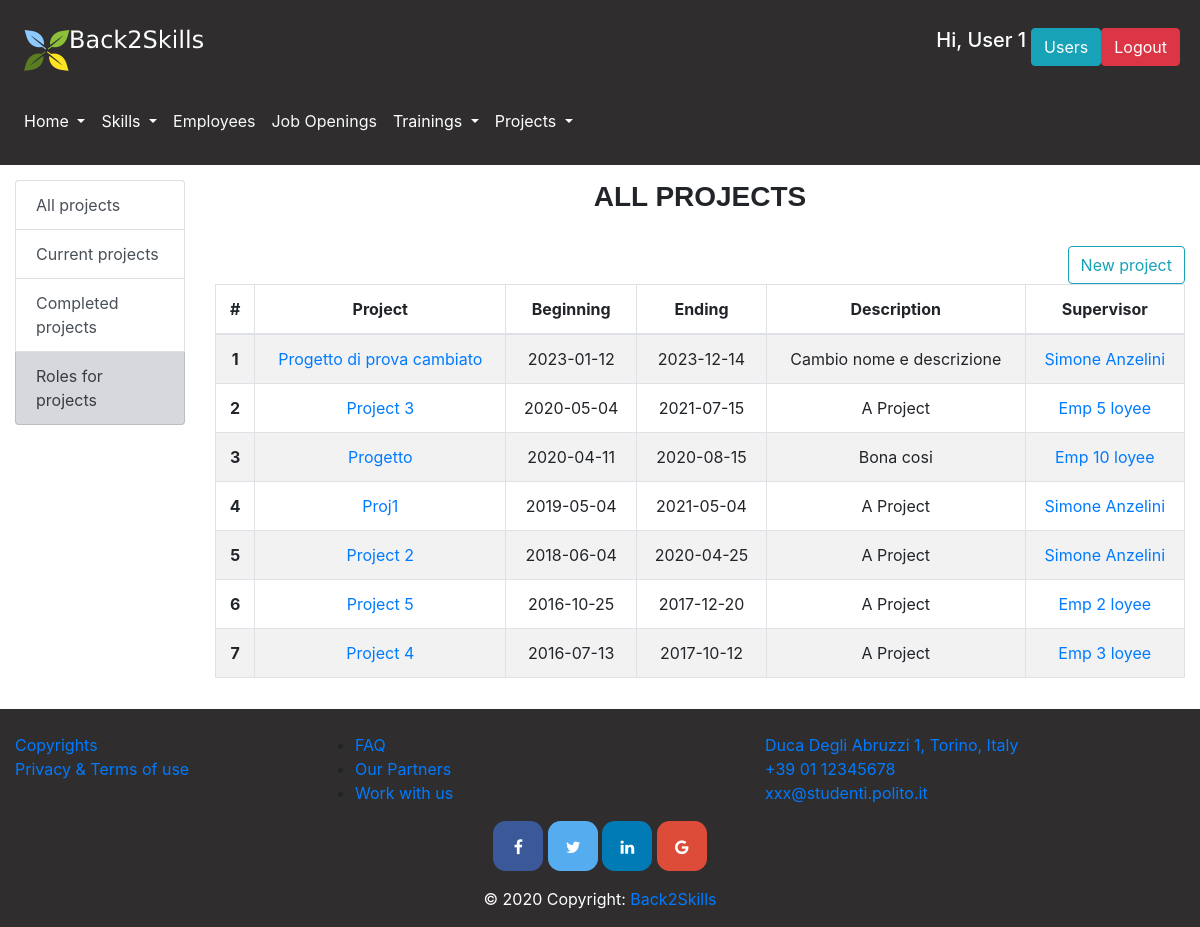
The page /projects (signed in) on the database its author committed.
### database.py (models this page shows, shortened)
class User(db.Model):
    __tablename__ = 'user'
    id = db.Column(db.Integer, primary_key=True)
    name = db.Column(db.String)
    surname = db.Column(db.String)
    email = db.Column(db.String, nullable=False, unique=True)
    password = db.Column(db.String, nullable=False)
    admin = db.Column(db.Boolean)
    project = db.Column(db.Integer, db.ForeignKey('project.id'))
    @property
    def is_authenticated(self):
        return True

class Project(db.Model):
    __tablename__ = 'project'
    id = db.Column(db.Integer, primary_key=True)
    name = db.Column(db.String)
    description = db.Column(db.String)
    starting_date = db.Column(db.Date)
    ending_date = db.Column(db.Date)
    role_in_project = db.relationship("Role_in_project", secondary="project_role")
    supervisor = db.Column(db.Integer, db.ForeignKey('employee.id'))

class Employee(db.Model):
    __tablename__ = 'employee'
    id = db.Column(db.Integer, primary_key=True)
    photo = db.Column(db.String(100), nullable=False, default='')
    cv = db.Column(db.String) #eventually we can put a link to the Curriculum Vitae file
    name = db.Column(db.String)
    surname = db.Column(db.String)
    email = db.Column(db.String)
    telephone = db.Column(db.String)
    date_of_birth = db.Column(db.Date)
    date_of_assumption = db.Column(db.Date)
    living_place = db.Column(db.String)
    driving_licence = db.Column(db.Boolean) #I would say we only specify whether he/she has it or not, so true or false
    role = db.Column(db.Integer, db.ForeignKey('role.id'))
    skill = db.relationship("Skill", secondary="employee_skill")
    training = db.relationship("Training", secondary="employee_training")
    project_role = db.relationship("Project_Role")
    state_in_company = db.Column(db.String)
    education_level = db.Column(db.String)
    language_certificate = db.Column(db.String)

### app.py (the view, shortened to what this page needs)
@app.route('/projects', methods=['GET', 'POST'])
@app.route('/projects/<period>')
@login_required
def projects(period="all"):
    if period == "past":
        projects_list, supervisors = get_past_projects()
    elif period == "current":
        projects_list, supervisors = get_current_projects()
    elif period == "all":
        projects_list, supervisors = get_projects_and_supervisors()
    projects_list.sort(key=lambda x: x.starting_date, reverse=True)
    possible_roles=get_roles_in_projects()
    possible_roles.sort(key=lambda x: x.id)
    emp = get_employees()
    return render_template('projects.html', projects=projects_list, period=period, supervisors=supervisors, roles=possible_roles, employees=emp)

### app.py (called while the page is built)
@app.after_request
def add_header(r):
    r.headers["Cache-Control"] = "no-cache, no-store, must-revalidate"
    r.headers["Pragma"] = "no-cache"
    r.headers["Expires"] = "0"
    r.headers['Cache-Control'] = 'public, max-age=0'
    return r

@login_manager.user_loader
def load_user(user_id):
    return get_user_by_id(user_id)

### database.py (called while the page is built)
def get_employees():
    employees=Employee.query.all()
    employees.sort(key=lambda x: x.name)
    return employees

def get_employee_by_id(emp_id):
    return Employee.query.filter(Employee.id==emp_id).first()

def get_projects_and_supervisors():
    projects=Project.query.all()
    projects.sort(key=lambda x: x.name)
    supervisors = []
    for prj in projects:
        if prj.supervisor:
            supervisors.append(get_employee_by_id(prj.supervisor))
    supervisors = list(dict.fromkeys(supervisors))
    return projects, supervisors

def get_user_by_id(user_id):
    return User.query.filter(User.id==user_id).first()

def get_roles_in_projects():
    roles=Role_in_project.query.all()
    roles.sort(key=lambda x: x.id)
    return roles

### templates/projects.html (shortened to what this page needs)
{% extends "layout.html" %}
{% block pageContent %}
    <div class="row">
        <div class="col-md-2">
            <div class="content-section">
                <div class="list-group">
                    <a href="/projects/all" class="list-group-item list-group-item-action">All projects</a>
                    <a href="/projects/current" class="list-group-item list-group-item-action">Current projects</a>
                    <a href="/projects/past" class="list-group-item list-group-item-action">Completed projects</a>
                    <a href="/roles" class="list-group-item list-group-item-secondary list-group-item-action">Roles for projects</a>
                </div>
            </div>
        </div>
        <div class="col-md-10">
            {% block sectionContent %}
                <h3 class="section-title">{{ period }} projects</h3>
                <br/>
                {% if current_user.is_authenticated and current_user.admin %}
                    <button type="button" class="btn btn-outline-info float-right" data-toggle="modal" data-target="#newProjectModal">
                        New project
                    </button>
                    <br/>
                {% endif %}
                <div class="table-responsive">
                    <table class="table table-hover table-bordered table-striped text-center">
                        <thead>
                        <tr>
                            <th scope="col">#</th>
                            <th scope="col">Project</th>
                            <th scope="col">Beginning</th>
                            <th scope="col">Ending</th>
                            <th scope="col">Description</th>
                            <th scope="col">Supervisor</th>
                        </tr>
                        </thead>
                        <tbody>
                        {% for project in projects %}
                            <tr>
                                <th scope="row">{{loop.index}}</th>
                                <td><a href="/project/{{ project.id }}"> {{ project.name }} </a></td>
                                <td>{{ project.starting_date }}</td>
                                <td>{{ project.ending_date }}</td>
                                <td>{{ project.description }}</td>
                                <td>
                                    {% for sup in supervisors %}
                                        {% if sup.id == project.supervisor %}
                                            <a href="/employee/{{ sup.id }}">{{ sup.name }} {{ sup.surname }}</a>
                                        {% endif %}
                                    {% endfor %}
                                </td>
                            </tr>
                        {% endfor %}
                        </tbody>
                    </table>
                </div>
            {% endblock %}
        </div>
    </div>
{% endblock %}

### templates/layout.html (shortened to what this page needs)
<!DOCTYPE html>
<html lang="en">
<head>
    <link rel="stylesheet" href="{{ url_for('static',filename='css/bootstrap.css') }}" >
    <link rel="stylesheet" href="{{ url_for('static',filename='css/bootstrap-override.css') }}" >
</head>
<body>
<header>
    <nav class="navbar navbar-expand-lg navbar-light light-dark" id="loginNavbar">
        <a class="navbar-brand" href="/home"><img src="/static/images/Logosmallwhite.png" alt=""></a>
        {% if current_user.is_authenticated%}
            <div class="btn-group ml-auto mr-1">
                <h5 style="color: white; margin-right: 5px;">Hi, {{ current_user.name }}</h5>
                {% if current_user.admin %}
                    <a href="/users"><button class="btn btn-info">Users</button></a>
                {% else %}
                    {% if current_user.project %}
                        <a href="/project/{{ current_user.project }}"><button class="btn btn-info">Your project</button></a>
                    {% endif %}
                {% endif %}
                <form action="/logout" method="POST">
                    <button type="submit" class="btn btn-danger">Logout</button>
                </form>
            </div>
        {% else %}
            <a href="/login" class="btn btn-info ml-auto mr-1" role="button">Login</a>
        {% endif %}
    </nav>
    <nav class="navbar navbar-expand-lg navbar-light text-white light-dark" id="menuNavbar">
        <div class="collapse navbar-collapse" id="navbarSupportedContent">
            <ul class="navbar-nav mr-auto">
                <li class="nav-item dropdown ">
                    <a class="nav-link dropdown-toggle text-white" href="#" id="homepageDropdown" role="button" data-toggle="dropdown" aria-haspopup="true" aria-expanded="false">
                        Home
                    </a>
                </li>
                <li class="nav-item dropdown">
                    <a class="nav-link dropdown-toggle text-white" href="/skills" id="skillsDropdown" role="button" data-toggle="dropdown" aria-haspopup="true" aria-expanded="false">
                        Skills
                    </a>
                </li>
                <li class="nav-item">
                    <a class="nav-link" href="/employees" id="employeesButton" role="button" aria-haspopup="true" aria-expanded="false" >
                        <p class="text-light"> Employees</p>
                    </a>
                </li>
                <li class="nav-item">
                    <a class="nav-link" href="/jobs" id="jobsButton" role="button" aria-haspopup="true" aria-expanded="false">
                        <p class="text-light">Job Openings</p>
                    </a>
                </li>
                <li class="nav-item dropdown">
                    <a class="nav-link dropdown-toggle text-white" href="#" id="trainingsDropdown" role="button" data-toggle="dropdown" aria-haspopup="true" aria-expanded="false">
                        Trainings
                    </a>
                </li>
                <li class="nav-item dropdown">
                    <a class="nav-link dropdown-toggle text-white" href="#" id="projectsDropdown" role="button" data-toggle="dropdown" aria-haspopup="true" aria-expanded="false">
                        Projects
                    </a>
                </li>
            </ul>
        </div>
    </nav>
</header>
<main role="main" id="main-container">
    {% block pageContent %}
    {% endblock %}
</main>
<footer class="page-footer font-small light-dark pt-4">
    <div class="container-fluid text-center text-md-left">
        <div class="row">
            <div class="col-md-3 mb-md-0 mb-3">
                <ul class="list-unstyled">
                    <li>
                        <a href="#">Copyrights</a>
                    </li>
                    <li>
                        <a href="#">Privacy & Terms of use</a>
                    </li>
                </ul>
            </div>
            <div class="col-md-3 mb-md-0 mb-3">
                <ul>
                    <li>
                        <a href="/faq" role="button">FAQ</a>
                    </li>
                    <li>
                        <a href="#">Our Partners</a>
                    </li>
                    <li>
                        <a href="#">Work with us</a>
                    </li>
                </ul>
            </div>
            <div class="col-md-3 mx-auto">
                <ul class="list-unstyled">
                    <li>
                        <a href="#!">Duca Degli Abruzzi 1, Torino, Italy</a>
                    </li>
                    <li>
                        <a href="#!">+39 01 12345678</a>
                    </li>
                    <li>
                        <a href="#!">xxx@studenti.polito.it</a>
                    </li>
                </ul>
            </div>
        </div>
    </div>
    <div class="container">
        <div class="mx-auto" style="width: 400px;">
            <link rel="stylesheet" href="https://cdnjs.cloudflare.com/ajax/libs/font-awesome/4.7.0/css/font-awesome.min.css">
            <div class=" text-center">
                <a href="#" class="fa fa-facebook" style="font-size: medium"></a>
                <a href="#" class="fa fa-twitter" style="font-size: medium"></a>
                <a href="#" class="fa fa-linkedin" style="font-size: medium"></a>
                <a href="#" class="fa fa-google" style="font-size: medium"></a>
            </div>
        </div>
    </div>
    <div class="footer-copyright text-white text-center py-3">© 2020 Copyright:
        <a href=""> Back2Skills</a>
    </div>
</footer>
</body>
</html>

### rows shown on the page
User: name "User 1"
Project: name "Progetto di prova cambiato", starting_date "2023-01-12", ending_date "2023-12-14", description "Cambio nome e descrizione"
Employee: name "Simone", surname "Anzelini"
Project: name "Project 3", starting_date "2020-05-04", ending_date "2021-07-15", description "A Project"
Employee: name "Emp 5", surname "loyee"
Project: name "Progetto", starting_date "2020-04-11", ending_date "2020-08-15", description "Bona cosi"
Employee: name "Emp 10", surname "loyee"
Project: name "Proj1", starting_date "2019-05-04", ending_date "2021-05-04", description "A Project"
Project: name "Project 2", starting_date "2018-06-04", ending_date "2020-04-25", description "A Project"
Project: name "Project 5", starting_date "2016-10-25", ending_date "2017-12-20", description "A Project"
Employee: name "Emp 2", surname "loyee"
Project: name "Project 4", starting_date "2016-07-13", ending_date "2017-10-12", description "A Project"
Employee: name "Emp 3", surname "loyee"

### other values the page prints
{{ period }} "ALL"
